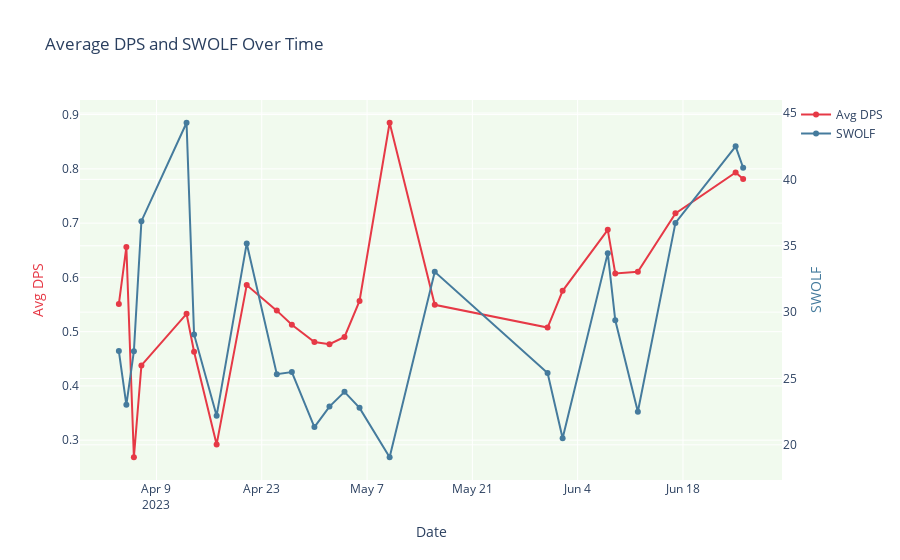
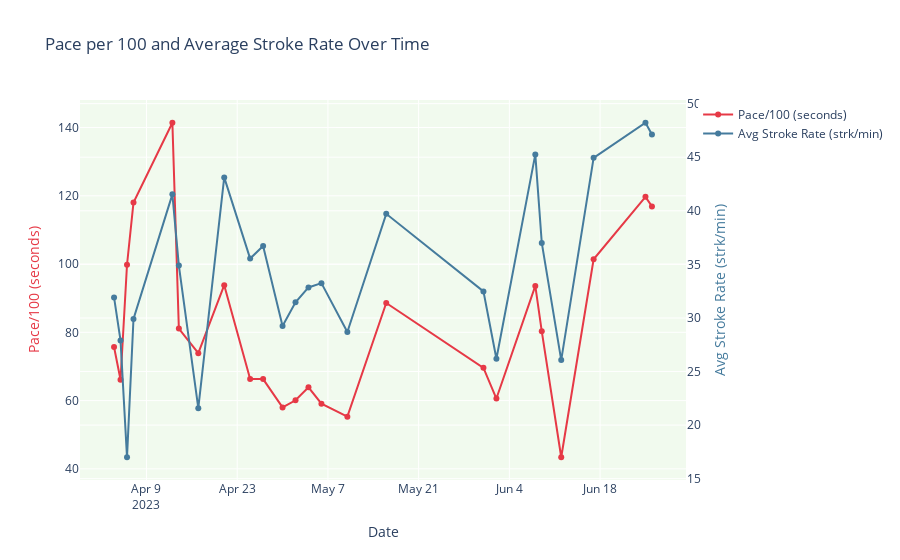
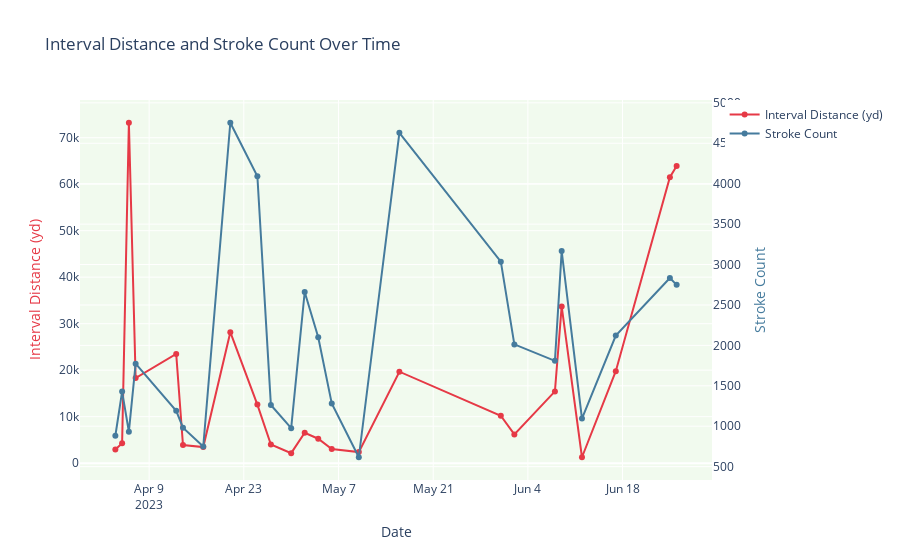

Here is the notebook cell these charts were saved with, in order:
### Code cell
import pandas as pd
import plotly.graph_objects as go

# Load the aggregated swim data
swim_data_path = '/Users/ngirmay/Documents/GitHub/ironman_retrospective/form_swimming/form_swim_data/aggregated_swim_data.csv'
swim_data = pd.read_csv(swim_data_path)

# Convert 'Swim Date' to datetime
swim_data['Swim Date'] = pd.to_datetime(swim_data['Swim Date'], errors='coerce')

# Convert 'Pace/100' from 'min:sec' format to seconds for proper plotting
def convert_pace_to_seconds(pace_str):
    try:
        mins, secs = pace_str.split(":")
        return int(mins) * 60 + float(secs)
    except:
        return None

swim_data['Pace/100_sec'] = swim_data['Pace/100'].apply(convert_pace_to_seconds)

# Define the paths to save visualizations and statistics
visualization_save_path = '/Users/ngirmay/Documents/GitHub/ironman_retrospective/IronMan_2023/swim/visualizations/'
stats_save_path = '/Users/ngirmay/Documents/GitHub/ironman_retrospective/IronMan_2023/swim/stats/'

# --- Visualization 1: Average DPS and SWOLF Over Time ---
fig_avg_dps_swolf = go.Figure()

# Add Avg DPS as a line plot
fig_avg_dps_swolf.add_trace(go.Scatter(x=swim_data['Swim Date'], y=swim_data['Avg DPS'],
                          mode='lines+markers', name='Avg DPS', line=dict(color='#e63946')))

# Add SWOLF as a line plot on the same graph
fig_avg_dps_swolf.add_trace(go.Scatter(x=swim_data['Swim Date'], y=swim_data['SWOLF'],
                          mode='lines+markers', name='SWOLF', line=dict(color='#457b9d'), yaxis='y2'))

# Add secondary y-axis for the SWOLF score
fig_avg_dps_swolf.update_layout(
    title="Average DPS and SWOLF Over Time",
    xaxis=dict(title='Date'),
    yaxis=dict(title='Avg DPS', titlefont=dict(color='#e63946')),
    yaxis2=dict(title='SWOLF', titlefont=dict(color='#457b9d'), overlaying='y', side='right'),
    plot_bgcolor='#f1faee'
)

# Save the first plot as HTML
fig_avg_dps_swolf.write_html(f"{visualization_save_path}avg_dps_swolf_over_time.html")
# Show the first plot
fig_avg_dps_swolf.show()

# --- Visualization 2: Pace per 100 and Average Stroke Rate Over Time ---
fig_pace_avg_stroke_rate = go.Figure()

# Add Pace/100 as a line plot using the converted 'Pace/100_sec'
fig_pace_avg_stroke_rate.add_trace(go.Scatter(x=swim_data['Swim Date'], y=swim_data['Pace/100_sec'],
                          mode='lines+markers', name='Pace/100 (seconds)', line=dict(color='#e63946')))

# Add Average Stroke Rate as a line plot on the same graph
fig_pace_avg_stroke_rate.add_trace(go.Scatter(x=swim_data['Swim Date'], y=swim_data['Avg Strk Rate (strk/min)'],
                          mode='lines+markers', name='Avg Stroke Rate (strk/min)', line=dict(color='#457b9d'), yaxis='y2'))

# Add secondary y-axis for the Average Stroke Rate
fig_pace_avg_stroke_rate.update_layout(
    title="Pace per 100 and Average Stroke Rate Over Time",
    xaxis=dict(title='Date'),
    yaxis=dict(title='Pace/100 (seconds)', titlefont=dict(color='#e63946')),
    yaxis2=dict(title='Avg Stroke Rate (strk/min)', titlefont=dict(color='#457b9d'), overlaying='y', side='right'),
    plot_bgcolor='#f1faee'
)

# Save the second plot as HTML
fig_pace_avg_stroke_rate.write_html(f"{visualization_save_path}pace_avg_stroke_rate_over_time.html")
# Show the second plot
fig_pace_avg_stroke_rate.show()

# --- Visualization 3: Interval Distance and Stroke Count Over Time ---
fig_interval_distance_stroke_count = go.Figure()

# Add Interval Distance as a line plot
fig_interval_distance_stroke_count.add_trace(go.Scatter(x=swim_data['Swim Date'], y=swim_data['Interval (yd)'],
                          mode='lines+markers', name='Interval Distance (yd)', line=dict(color='#e63946')))

# Add Stroke Count as a line plot on the same graph
fig_interval_distance_stroke_count.add_trace(go.Scatter(x=swim_data['Swim Date'], y=swim_data['Strk Count'],
                          mode='lines+markers', name='Stroke Count', line=dict(color='#457b9d'), yaxis='y2'))

# Add secondary y-axis for the Stroke Count
fig_interval_distance_stroke_count.update_layout(
    title="Interval Distance and Stroke Count Over Time",
    xaxis=dict(title='Date'),
    yaxis=dict(title='Interval Distance (yd)', titlefont=dict(color='#e63946')),
    yaxis2=dict(title='Stroke Count', titlefont=dict(color='#457b9d'), overlaying='y', side='right'),
    plot_bgcolor='#f1faee'
)

# Save the third plot as HTML
fig_interval_distance_stroke_count.write_html(f"{visualization_save_path}interval_distance_stroke_count_over_time.html")
# Show the third plot
fig_interval_distance_stroke_count.show()

# --- Summary Statistics ---
summary_statistics_df = swim_data[['Calories', 'Dist (yd)', 'Move Time (min)', 'Avg Strk Count/Len']].describe().T
summary_statistics_df.columns = ['Count', 'Mean', 'Std Dev', 'Min', '25%', '50%', '75%', 'Max']

# Round the summary statistics to two decimal places
summary_statistics_df = summary_statistics_df.round(2)

# Save the summary statistics to a CSV file and HTML file
summary_statistics_df.to_csv(f"{stats_save_path}swim_summary_statistics.csv")
summary_statistics_df.to_html(f"{stats_save_path}swim_summary_statistics.html")

# Display summary statistics in a neat format in the notebook
summary_statistics_html = summary_statistics_df.to_html(classes="table table-striped", border=0)
display(HTML(f"<h3>Summary Statistics</h3>{summary_statistics_html}"))

### Figure 1 — Plotly figure (JSON) as saved in the notebook; plotly's stock layout.template omitted (floating-point values rounded to 4 significant figures)
{"data": [{"line": {"color": "#e63946"}, "mode": "lines+markers", "name": "Avg DPS", "type": "scatter", "x": ["2023-04-04T00:00:00", "2023-04-05T00:00:00", "2023-04-06T00:00:00", "2023-04-07T00:00:00", "2023-04-13T00:00:00", "2023-04-14T00:00:00", "2023-04-17T00:00:00", "2023-04-21T00:00:00", "2023-04-25T00:00:00", "2023-04-27T00:00:00", "2023-04-30T00:00:00", "2023-05-02T00:00:00", "2023-05-04T00:00:00", "2023-05-06T00:00:00", "2023-05-10T00:00:00", "2023-05-16T00:00:00", "2023-05-31T00:00:00", "2023-06-02T00:00:00", "2023-06-08T00:00:00", "2023-06-09T00:00:00", "2023-06-12T00:00:00", "2023-06-17T00:00:00", "2023-06-25T00:00:00", "2023-06-26T00:00:00"], "y": [0.5509, 0.6561, 0.2686, 0.4378, 0.5329, 0.4631, 0.2923, 0.5859, 0.5388, 0.5126, 0.4809, 0.477, 0.4903, 0.5567, 0.8849, 0.5495, 0.5076, 0.5752, 0.6876, 0.6073, 0.6102, 0.718, 0.7933, 0.7814]}, {"line": {"color": "#457b9d"}, "mode": "lines+markers", "name": "SWOLF", "type": "scatter", "x": ["2023-04-04T00:00:00", "2023-04-05T00:00:00", "2023-04-06T00:00:00", "2023-04-07T00:00:00", "2023-04-13T00:00:00", "2023-04-14T00:00:00", "2023-04-17T00:00:00", "2023-04-21T00:00:00", "2023-04-25T00:00:00", "2023-04-27T00:00:00", "2023-04-30T00:00:00", "2023-05-02T00:00:00", "2023-05-04T00:00:00", "2023-05-06T00:00:00", "2023-05-10T00:00:00", "2023-05-16T00:00:00", "2023-05-31T00:00:00", "2023-06-02T00:00:00", "2023-06-08T00:00:00", "2023-06-09T00:00:00", "2023-06-12T00:00:00", "2023-06-17T00:00:00", "2023-06-25T00:00:00", "2023-06-26T00:00:00"], "y": [27.07, 23.01, 27.06, 36.85, 44.27, 28.32, 22.2, 35.18, 25.32, 25.49, 21.34, 22.88, 23.99, 22.79, 19.06, 33.03, 25.42, 20.49, 34.44, 29.39, 22.49, 36.72, 42.49, 40.88], "yaxis": "y2"}], "layout": {"plot_bgcolor": "#f1faee", "title": {"text": "Average DPS and SWOLF Over Time"}, "xaxis": {"title": {"text": "Date"}}, "yaxis": {"title": {"font": {"color": "#e63946"}, "text": "Avg DPS"}}, "yaxis2": {"overlaying": "y", "side": "right", "title": {"font": {"color": "#457b9d"}, "text": "SWOLF"}}}}

### Figure 2 — Plotly figure (JSON) as saved in the notebook; plotly's stock layout.template omitted (floating-point values rounded to 4 significant figures)
{"data": [{"line": {"color": "#e63946"}, "mode": "lines+markers", "name": "Pace/100 (seconds)", "type": "scatter", "x": ["2023-04-04T00:00:00", "2023-04-05T00:00:00", "2023-04-06T00:00:00", "2023-04-07T00:00:00", "2023-04-13T00:00:00", "2023-04-14T00:00:00", "2023-04-17T00:00:00", "2023-04-21T00:00:00", "2023-04-25T00:00:00", "2023-04-27T00:00:00", "2023-04-30T00:00:00", "2023-05-02T00:00:00", "2023-05-04T00:00:00", "2023-05-06T00:00:00", "2023-05-10T00:00:00", "2023-05-16T00:00:00", "2023-05-31T00:00:00", "2023-06-02T00:00:00", "2023-06-08T00:00:00", "2023-06-09T00:00:00", "2023-06-12T00:00:00", "2023-06-17T00:00:00", "2023-06-25T00:00:00", "2023-06-26T00:00:00"], "y": [75.7, 66.1, 99.8, 118, 141.4, 81.1, 73.9, 93.8, 66.3, 66.3, 58, 60.1, 63.9, 59.1, 55.3, 88.6, 69.6, 60.6, 93.6, 80.3, 43.4, 101.4, 119.7, 116.9]}, {"line": {"color": "#457b9d"}, "mode": "lines+markers", "name": "Avg Stroke Rate (strk/min)", "type": "scatter", "x": ["2023-04-04T00:00:00", "2023-04-05T00:00:00", "2023-04-06T00:00:00", "2023-04-07T00:00:00", "2023-04-13T00:00:00", "2023-04-14T00:00:00", "2023-04-17T00:00:00", "2023-04-21T00:00:00", "2023-04-25T00:00:00", "2023-04-27T00:00:00", "2023-04-30T00:00:00", "2023-05-02T00:00:00", "2023-05-04T00:00:00", "2023-05-06T00:00:00", "2023-05-10T00:00:00", "2023-05-16T00:00:00", "2023-05-31T00:00:00", "2023-06-02T00:00:00", "2023-06-08T00:00:00", "2023-06-09T00:00:00", "2023-06-12T00:00:00", "2023-06-17T00:00:00", "2023-06-25T00:00:00", "2023-06-26T00:00:00"], "y": [31.92, 27.9, 17, 29.91, 41.53, 34.89, 21.58, 43.12, 35.54, 36.71, 29.25, 31.46, 32.84, 33.25, 28.69, 39.72, 32.48, 26.19, 45.26, 37.0, 26.07, 44.94, 48.22, 47.13], "yaxis": "y2"}], "layout": {"plot_bgcolor": "#f1faee", "title": {"text": "Pace per 100 and Average Stroke Rate Over Time"}, "xaxis": {"title": {"text": "Date"}}, "yaxis": {"title": {"font": {"color": "#e63946"}, "text": "Pace/100 (seconds)"}}, "yaxis2": {"overlaying": "y", "side": "right", "title": {"font": {"color": "#457b9d"}, "text": "Avg Stroke Rate (strk/min)"}}}}

### Figure 3 — Plotly figure (JSON) as saved in the notebook; plotly's stock layout.template omitted (floating-point values rounded to 4 significant figures)
{"data": [{"line": {"color": "#e63946"}, "mode": "lines+markers", "name": "Interval Distance (yd)", "type": "scatter", "x": ["2023-04-04T00:00:00", "2023-04-05T00:00:00", "2023-04-06T00:00:00", "2023-04-07T00:00:00", "2023-04-13T00:00:00", "2023-04-14T00:00:00", "2023-04-17T00:00:00", "2023-04-21T00:00:00", "2023-04-25T00:00:00", "2023-04-27T00:00:00", "2023-04-30T00:00:00", "2023-05-02T00:00:00", "2023-05-04T00:00:00", "2023-05-06T00:00:00", "2023-05-10T00:00:00", "2023-05-16T00:00:00", "2023-05-31T00:00:00", "2023-06-02T00:00:00", "2023-06-08T00:00:00", "2023-06-09T00:00:00", "2023-06-12T00:00:00", "2023-06-17T00:00:00", "2023-06-25T00:00:00", "2023-06-26T00:00:00"], "y": [2960, 4280, 73220, 18320, 23480, 3900, 3460, 28180, 12600, 4020, 2160, 6540, 5260, 3060, 2380, 19680, 10200, 6180, 15440, 33720, 1275, 19780, 61500, 63940]}, {"line": {"color": "#457b9d"}, "mode": "lines+markers", "name": "Stroke Count", "type": "scatter", "x": ["2023-04-04T00:00:00", "2023-04-05T00:00:00", "2023-04-06T00:00:00", "2023-04-07T00:00:00", "2023-04-13T00:00:00", "2023-04-14T00:00:00", "2023-04-17T00:00:00", "2023-04-21T00:00:00", "2023-04-25T00:00:00", "2023-04-27T00:00:00", "2023-04-30T00:00:00", "2023-05-02T00:00:00", "2023-05-04T00:00:00", "2023-05-06T00:00:00", "2023-05-10T00:00:00", "2023-05-16T00:00:00", "2023-05-31T00:00:00", "2023-06-02T00:00:00", "2023-06-08T00:00:00", "2023-06-09T00:00:00", "2023-06-12T00:00:00", "2023-06-17T00:00:00", "2023-06-25T00:00:00", "2023-06-26T00:00:00"], "y": [882, 1428, 932, 1773, 1191, 982, 749, 4754, 4093, 1262, 976, 2660, 2100, 1282, 616, 4630, 3036, 2012, 1809, 3166, 1095, 2121, 2834, 2749], "yaxis": "y2"}], "layout": {"plot_bgcolor": "#f1faee", "title": {"text": "Interval Distance and Stroke Count Over Time"}, "xaxis": {"title": {"text": "Date"}}, "yaxis": {"title": {"font": {"color": "#e63946"}, "text": "Interval Distance (yd)"}}, "yaxis2": {"overlaying": "y", "side": "right", "title": {"font": {"color": "#457b9d"}, "text": "Stroke Count"}}}}
